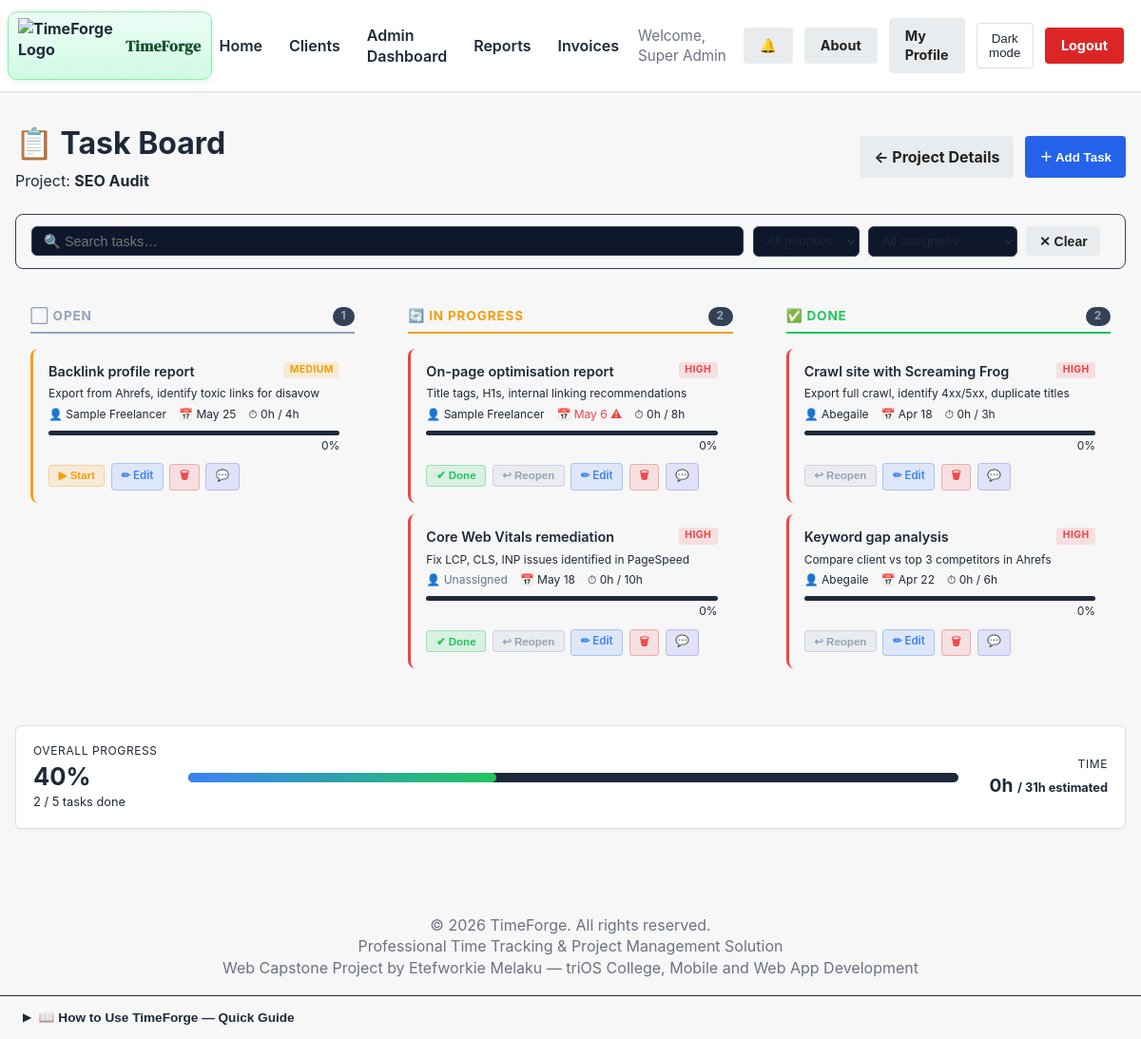
Page /tasks.php?project_id=2 (signed in) on the committed database.
### tables this page shows
CREATE TABLE `users` (
  `id` int(11) NOT NULL,
  `company_id` int(11) DEFAULT NULL,
  `username` varchar(50) NOT NULL,
  `email` varchar(100) NOT NULL,
  `password` varchar(255) NOT NULL,
  `role` enum('admin','freelancer','client') NOT NULL DEFAULT 'freelancer',
  `full_name` varchar(100) NOT NULL,
  `company_name` varchar(150) DEFAULT NULL,
  `business_tagline` varchar(200) DEFAULT NULL,
  `company_logo` varchar(255) DEFAULT NULL,
  `is_active` tinyint(1) DEFAULT 1,
  `last_login` datetime DEFAULT NULL,
  `last_active_at` datetime DEFAULT NULL,
  `current_project_id` int(11) DEFAULT NULL,
  `password_reset_token` varchar(255) DEFAULT NULL,
  `password_reset_expires` datetime DEFAULT NULL,
  `created_at` timestamp NOT NULL DEFAULT current_timestamp(),
  `updated_at` timestamp NOT NULL DEFAULT current_timestamp() ON UPDATE current_timestamp()
);

CREATE TABLE `projects` (
  `id` int(11) NOT NULL,
  `company_id` int(11) DEFAULT NULL,
  `project_name` varchar(100) NOT NULL,
  `description` text DEFAULT NULL,
  `client_id` int(11) NOT NULL,
  `created_by` int(11) DEFAULT NULL,
  `hourly_rate` decimal(10,2) DEFAULT 0.00,
  `budget` decimal(10,2) DEFAULT NULL,
  `deadline` date DEFAULT NULL,
  `status` enum('active','completed','archived') DEFAULT 'active',
  `stage` enum('planning','in_progress','review','testing','on_hold','completed','archived') DEFAULT 'planning',
  `created_at` timestamp NOT NULL DEFAULT current_timestamp(),
  `updated_at` timestamp NOT NULL DEFAULT current_timestamp() ON UPDATE current_timestamp(),
  `deleted_at` timestamp NULL DEFAULT NULL,
  `deleted_by` int(11) DEFAULT NULL,
  `deletion_requested` tinyint(1) DEFAULT 0,
  `deletion_requested_by` int(11) DEFAULT NULL,
  `deletion_requested_at` timestamp NULL DEFAULT NULL,
  `deletion_reason` text DEFAULT NULL,
  `progress_percentage` int(11) DEFAULT 0,
  `budget_alert_75` tinyint(1) DEFAULT 0,
  `budget_alert_90` tinyint(1) DEFAULT 0,
  `budget_alert_100` tinyint(1) DEFAULT 0,
  `screenshots_enabled` tinyint(1) NOT NULL DEFAULT 1 COMMENT '1 = auto-capture screenshots while timer runs, 0 = disabled',
  `screenshot_min_interval` tinyint(3) UNSIGNED NOT NULL DEFAULT 5 COMMENT 'Min minutes between screenshots (1–120)',
  `screenshot_max_interval` tinyint(3) UNSIGNED NOT NULL DEFAULT 15 COMMENT 'Max minutes between screenshots (1–120, >= min)',
  `tax_rate` decimal(5,2) DEFAULT 0.00 COMMENT 'Default tax percentage for invoices on this project'
);

CREATE TABLE `tasks` (
  `id` int(11) NOT NULL,
  `project_id` int(11) NOT NULL,
  `company_id` int(11) NOT NULL,
  `assigned_to` int(11) DEFAULT NULL,
  `title` varchar(200) NOT NULL,
  `description` text DEFAULT NULL,
  `status` enum('open','in_progress','done') NOT NULL DEFAULT 'open',
  `priority` enum('low','medium','high') NOT NULL DEFAULT 'medium',
  `estimated_hours` decimal(6,2) DEFAULT NULL,
  `due_date` date DEFAULT NULL,
  `created_by` int(11) NOT NULL,
  `created_at` datetime NOT NULL DEFAULT current_timestamp(),
  `updated_at` datetime NOT NULL DEFAULT current_timestamp() ON UPDATE current_timestamp()
);

### src/Core/Auth.php (called while the page is built, shortened)
<?php
function devBypassEnabled() {
    return defined('DEV_AUTH_BYPASS') && DEV_AUTH_BYPASS === true;
}
function getCurrentUser() {
    return isset($_SESSION['user_id']) ? $_SESSION : null;
}
function isLoggedIn() {
    return isset($_SESSION['user_id']) && !empty($_SESSION['user_id']);
}
function hasRole($role) {
    return isset($_SESSION['role']) && $_SESSION['role'] === $role;
}

### tasks.php (the view, shortened to what this page needs)
<?php
require_once __DIR__ . '/includes/auth.php';
require_once __DIR__ . '/db.php';
$company_id = (int)$_SESSION['company_id'];
$role       = $_SESSION['role'];
$project_id = filter_input(INPUT_GET, 'project_id', FILTER_VALIDATE_INT);
$proj_stmt = $pdo->prepare("SELECT id, project_name, status FROM projects WHERE id = :pid AND company_id = :cid LIMIT 1");
$proj_stmt->execute([':pid' => $project_id, ':cid' => $company_id]);
$project = $proj_stmt->fetch(PDO::FETCH_ASSOC);
$task_where = ($role === 'freelancer')
    ? "AND (t.assigned_to = :uid OR t.assigned_to IS NULL)"
    : "";
$task_params = [':pid' => $project_id, ':cid' => $company_id];
$tasks_stmt = $pdo->prepare("
    SELECT t.*,
           u.full_name AS assignee_name,
           COALESCE(SUM(te.total_seconds),0) AS logged_seconds
    FROM tasks t
    LEFT JOIN users u        ON u.id = t.assigned_to
    LEFT JOIN time_entries te ON te.task_id = t.id AND te.end_time IS NOT NULL
    WHERE t.project_id = :pid AND t.company_id = :cid
    $task_where
    GROUP BY t.id
    ORDER BY FIELD(t.priority,'high','medium','low'), t.due_date ASC, t.id ASC
");
$tasks_stmt->execute($task_params);
$all_tasks = $tasks_stmt->fetchAll(PDO::FETCH_ASSOC);
$cols = ['open' => [], 'in_progress' => [], 'done' => []];
foreach ($all_tasks as $t) $cols[$t['status']][] = $t;
if ($role === 'admin') {
    $m_stmt = $pdo->prepare("SELECT id, full_name FROM users WHERE company_id = :cid AND role IN ('freelancer','admin') AND is_active = 1 ORDER BY full_name");
    $m_stmt->execute([':cid' => $company_id]);
    $members = $m_stmt->fetchAll(PDO::FETCH_ASSOC);
}
?>
<!DOCTYPE html>
<html lang="en">
<head>
  <link rel="stylesheet" href="/TimeForge_Capstone/css/style.css">
  <link rel="stylesheet" href="/TimeForge_Capstone/css/time_tracker.css">
</head>
<body>
<?php include __DIR__ . '/includes/header_partial.php'; ?>
<div class="container" style="max-width:1200px; padding: 2rem 1rem;">
  <div style="display:flex; justify-content:space-between; align-items:center; flex-wrap:wrap; gap:1rem; margin-bottom:1.5rem;">
    <div>
      <h1 style="margin:0; color:var(--color-accent);">📋 Task Board</h1>
      <p style="margin:.3rem 0 0; color:var(--color-text-secondary);">
        Project: <strong><?= htmlspecialchars($project['project_name']) ?></strong>
      </p>
    </div>
    <div style="display:flex; gap:.75rem;">
      <a href="project_details.php?id=<?= $project_id ?>" class="btn btn-secondary">← Project Details</a>
      <?php if ($role === 'admin'): ?>
        <button class="btn btn-primary" onclick="toggleAddForm()">＋ Add Task</button>
      <?php endif; ?>
    </div>
  </div>
  <div id="kanban-filters" style="display:flex; flex-wrap:wrap; gap:.6rem; align-items:center; margin-bottom:1.25rem; padding:.75rem 1rem; background:var(--color-card); border:1px solid var(--color-border,#334155); border-radius:8px;">
    <input type="search" id="filter-text" placeholder="🔍 Search tasks…"
           style="flex:1; min-width:160px; background:var(--color-bg,#0f172a); border:1px solid #334155; color:var(--color-text); border-radius:6px; padding:.4rem .75rem; font-size:.9rem;">
    <select id="filter-priority" style="background:var(--color-bg,#0f172a); border:1px solid #334155; color:var(--color-text); border-radius:6px; padding:.4rem .6rem; font-size:.85rem;">
      <option value="">All priorities</option>
    </select>
    <select id="filter-assignee" style="background:var(--color-bg,#0f172a); border:1px solid #334155; color:var(--color-text); border-radius:6px; padding:.4rem .6rem; font-size:.85rem;">
      <option value="">All assignees</option>
    </select>
    <button onclick="clearKanbanFilters()" class="btn btn-secondary btn-sm">✕ Clear</button>
  </div>
  <div class="task-board">
    <?php
    $col_labels = [
      'open'        => ['label' => '⬜ Open',       'css' => 'col-open'],
      'in_progress' => ['label' => '🔄 In Progress', 'css' => 'col-in_progress'],
      'done'        => ['label' => '✅ Done',        'css' => 'col-done'],
    ];
    foreach ($col_labels as $col_key => $col_info):
      $tasks = $cols[$col_key];
    ?>
    <div class="task-col <?= $col_info['css'] ?>">
      <div class="task-col-header">
        <span><?= $col_info['label'] ?></span>
        <span class="badge-count"><?= count($tasks) ?></span>
      </div>
      <?php foreach ($tasks as $t):
        $logged_h    = round($t['logged_seconds'] / 3600, 1);
        $est_h       = $t['estimated_hours'] ? (float)$t['estimated_hours'] : 0;
        $pct         = ($est_h > 0) ? min(100, round(($logged_h / $est_h) * 100)) : 0;
        $is_overdue  = $t['due_date'] && $t['status'] !== 'done' && strtotime($t['due_date']) < strtotime('today');
        $due_class   = $is_overdue ? 'overdue' : '';
      ?>
      <div class="task-card priority-<?= $t['priority'] ?>"
           data-assignee="<?= htmlspecialchars($t['assignee_name'] ?? '') ?>">
        <div style="display:flex; justify-content:space-between; align-items:flex-start;">
          <div class="task-title"><?= htmlspecialchars($t['title']) ?></div>
          <span class="priority-badge <?= $t['priority'] ?>"><?= $t['priority'] ?></span>
        </div>
        <?php if ($t['description']): ?>
          <div class="task-meta" style="margin-bottom:.3rem;"><?= htmlspecialchars(mb_strimwidth($t['description'], 0, 80, '…')) ?></div>
        <?php endif; ?>
        <div class="task-meta">
          <?php if ($t['assignee_name']): ?>
            <span>👤 <?= htmlspecialchars($t['assignee_name']) ?></span>
          <?php else: ?>
            <span style="color:#64748b;">👤 Unassigned</span>
          <?php endif; ?>
          <?php if ($t['due_date']): ?>
            <span class="<?= $due_class ?>">📅 <?= date('M j', strtotime($t['due_date'])) ?><?= $is_overdue ? ' ⚠' : '' ?></span>
          <?php endif; ?>
          <?php if ($est_h > 0): ?>
            <span>⏱ <?= $logged_h ?>h / <?= $est_h ?>h</span>
          <?php elseif ($logged_h > 0): ?>
            <span>⏱ <?= $logged_h ?>h logged</span>
          <?php endif; ?>
        </div>
        <?php if ($est_h > 0): ?>
        <div class="task-progress">
        </div>
        <div class="task-meta" style="text-align:right; margin-top:.2rem;"><?= $pct ?>%</div>
        <?php endif; ?>
        <div class="task-actions">
          <?php if ($col_key === 'open' && $role !== 'client'): ?>
            <form method="POST" action="task_action.php" style="display:inline;"
                  onsubmit="storeTimerIntent(<?= $t['id'] ?>, <?= $project_id ?>, <?= json_encode($t['title']) ?>)">
              <button type="submit" class="btn-xs btn-move-prog">▶ Start</button>
            </form>
          <?php elseif ($col_key === 'in_progress' && $role !== 'client'): ?>
            <form method="POST" action="task_action.php" style="display:inline;">
              <button class="btn-xs btn-move-done" type="submit">✔ Done</button>
            </form>
            <form method="POST" action="task_action.php" style="display:inline;">
              <button class="btn-xs btn-move-open" type="submit">↩ Reopen</button>
            </form>
          <?php elseif ($col_key === 'done' && $role !== 'client'): ?>
            <form method="POST" action="task_action.php" style="display:inline;">
              <button class="btn-xs btn-move-open" type="submit">↩ Reopen</button>
            </form>
          <?php endif; ?>
          <?php if ($role === 'admin'): ?>
            <a href="edit_task.php?id=<?= $t['id'] ?>&project_id=<?= $project_id ?>" class="btn-xs btn-edit-task">✏ Edit</a>
            <form method="POST" action="task_action.php" style="display:inline;" onsubmit="return confirm('Delete this task?')">
              <button class="btn-xs btn-del-task" type="submit">🗑</button>
            </form>
          <?php endif; ?>
          <?php if ($role !== 'client'): ?>
            <?php
              $cc = $pdo->prepare("SELECT COUNT(*) FROM task_comments WHERE task_id = :tid AND company_id = :cid");
              $cc->execute([':tid' => $t['id'], ':cid' => $company_id]);
              $comment_count = (int)$cc->fetchColumn();
              $has_problem   = false;
            ?>
            <a href="task_detail.php?id=<?= $t['id'] ?>&project_id=<?= $project_id ?>"
               class="btn-xs"
               style="background:<?= $has_problem ? 'rgba(239,68,68,.2)' : 'rgba(99,102,241,.15)' ?>;
                      color:<?= $has_problem ? '#f87171' : '#a5b4fc' ?>;
                      border:1px solid <?= $has_problem ? 'rgba(239,68,68,.4)' : 'rgba(99,102,241,.3)' ?>;"
               title="<?= $has_problem ? '🐛 Problem reported — click to view' : 'Comments &amp; Notes' ?>">
              <?= $has_problem ? '🐛' : '💬' ?><?= $comment_count > 0 ? " {$comment_count}" : '' ?>
            </a>
          <?php endif; ?>
        </div>
      </div>
      <?php endforeach; ?>
    </div>
    <?php endforeach; ?>
  </div>
  <?php
    $total    = count($all_tasks);
    $done_cnt = count($cols['done']);
    $pct_done = $total > 0 ? round(($done_cnt / $total) * 100) : 0;
    $total_est = array_sum(array_column($all_tasks, 'estimated_hours'));
    $total_log = round(array_sum(array_column($all_tasks, 'logged_seconds')) / 3600, 1);
  ?>
  <?php if ($total > 0): ?>
  <div class="card" style="margin-top:2rem; display:flex; gap:2rem; flex-wrap:wrap; align-items:center;">
    <div>
      <div style="font-size:.75rem; color:var(--color-text-secondary); text-transform:uppercase; letter-spacing:.05em;">Overall Progress</div>
      <div style="font-size:1.6rem; font-weight:700; color:var(--color-accent);"><?= $pct_done ?>%</div>
      <div style="font-size:.8rem; color:var(--color-text-secondary);"><?= $done_cnt ?> / <?= $total ?> tasks done</div>
    </div>
    <div style="flex:1; min-width:200px;">
      <div style="background:#1e293b; border-radius:6px; height:10px; overflow:hidden;">
        <div style="width:<?= $pct_done ?>%; height:100%; background: linear-gradient(90deg,#3b82f6,#22c55e); border-radius:6px; transition:width .5s;"></div>
      </div>
    </div>
    <?php if ($total_est > 0): ?>
    <div style="text-align:right;">
      <div style="font-size:.75rem; color:var(--color-text-secondary); text-transform:uppercase; letter-spacing:.05em;">Time</div>
      <div style="font-size:1.2rem; font-weight:700;"><?= $total_log ?>h <span style="font-size:.8rem; color:var(--color-text-secondary);">/ <?= $total_est ?>h estimated</span></div>
    </div>
    <?php endif; ?>
  </div>
  <?php endif; ?>
</div>
<?php include __DIR__ . '/includes/footer_partial.php'; ?>
</body>
</html>

### includes/header_partial.php (shortened to what this page needs)
<?php
require_once __DIR__ . '/auth.php';
require_once __DIR__ . '/../db.php';
$current_user  = getCurrentUser();
$_notif_count  = (isLoggedIn() && isset($pdo)) ? unreadNotificationCount($pdo, (int)$_SESSION['user_id']) : 0;
?>
<header>
  <div class="logo">
    <a href="/TimeForge_Capstone/index.php?view=welcome" class="logo-link">
      <img src="/TimeForge_Capstone/icons/logo.png" alt="TimeForge Logo">
      <span>TimeForge</span>
    </a>
  </div>
  <nav>
    <a href="/TimeForge_Capstone/index.php">Home</a>
    <?php if (isLoggedIn()): ?>
      <?php if (hasRole('client')): ?>
        <a href="/TimeForge_Capstone/client/dashboard.php">My Dashboard</a>
        <a href="/TimeForge_Capstone/client/projects.php">My Projects</a>
        <a href="/TimeForge_Capstone/invoices/history.php">Invoices</a>
      <?php else: ?>
        <a href="/TimeForge_Capstone/clients.php">Clients</a>
        <?php if (hasRole('admin')): ?>
          <a href="/TimeForge_Capstone/admin/dashboard.php">Admin Dashboard</a>
          <a href="/TimeForge_Capstone/admin/reports.php">Reports</a>
          <a href="/TimeForge_Capstone/invoices/history.php">Invoices</a>
        <?php elseif (hasRole('freelancer')): ?>
          <a href="/TimeForge_Capstone/freelancer/dashboard.php">Freelancer Portal</a>
          <a href="/TimeForge_Capstone/invoices/history.php">Invoices</a>
        <?php endif; ?>
      <?php endif; ?>
      <span class="nav-text">Welcome, <?php echo htmlspecialchars($current_user['full_name'] ?? 'User'); ?></span>
      <a href="/TimeForge_Capstone/notifications.php" class="btn btn-secondary btn-compact" title="Notifications" style="position:relative;">
        🔔<?php if ($_notif_count > 0): ?><span style="position:absolute;top:2px;right:2px;background:#dc2626;color:#fff;font-size:.6rem;border-radius:999px;padding:0 .35rem;line-height:1.4;"><?= $_notif_count ?></span><?php endif; ?>
      </a>
      <a href="/TimeForge_Capstone/about.php" class="btn btn-secondary btn-compact">About</a>
      <a href="/TimeForge_Capstone/profile.php" class="btn btn-secondary btn-compact">My Profile</a>
      <button id="themeToggle" class="theme-toggle">Dark mode</button>
      <a href="/TimeForge_Capstone/includes/logout.php" class="btn btn-danger btn-compact">Logout</a>
    <?php endif; ?>
  </nav>
</header>
<link rel="stylesheet" href="/TimeForge_Capstone/css/style.css">
<link rel="stylesheet" href="/TimeForge_Capstone/css/time_tracker.css">

### rows in the picture
users: full_name "Super Admin"
projects: project_name "SEO Audit"
tasks: title "Backlink profile report", priority "MEDIUM", description "Export from Ahrefs, identify toxic links for disavow", assigned_to.full_name "Sample Freelancer", due_date "May 25", logged_h "0", estimated_hours "4", pct "0"
tasks: title "On-page optimisation report", priority "HIGH", description "Title tags, H1s, internal linking recommendations", assigned_to.full_name "Sample Freelancer", due_date "May 6", logged_h "0", estimated_hours "8", pct "0"
tasks: title "Core Web Vitals remediation", priority "HIGH", description "Fix LCP, CLS, INP issues identified in PageSpeed", shows "👤 Unassigned", due_date "May 18", logged_h "0", estimated_hours "10", pct "0"
tasks: title "Crawl site with Screaming Frog", priority "HIGH", description "Export full crawl, identify 4xx/5xx, duplicate titles", assigned_to.full_name "Abegaile", due_date "Apr 18", logged_h "0", estimated_hours "3", pct "0"
tasks: title "Keyword gap analysis", priority "HIGH", description "Compare client vs top 3 competitors in Ahrefs", assigned_to.full_name "Abegaile", due_date "Apr 22", logged_h "0", estimated_hours "6", pct "0"

### other values in the picture
$col_info['label'] "⬜ OPEN"
count($tasks) "1"
$col_info['label'] "🔄 IN PROGRESS"
count($tasks) "2"
$col_info['label'] "✅ DONE"
$pct_done "40"
$done_cnt "2"
$total "5"
$total_log "0"
$total_est "31"
